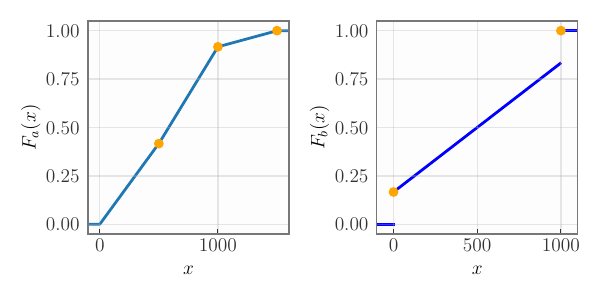

Recreate this plot in Python.
import numpy as np 
import matplotlib.pyplot as plt 
import sys
sys.path.append('..') 
from mpl_preamble import * 

def f1(x): 
    match x: 
        case _ if x < 0: 
            return 0 
        case _ if 0 <= x <= 500: 
            return 5 / 6 * (x / 1000) 
        case _ if 500 < x <= 1000: 
            return (x - 500) / 1000 * 1 / 6 + 5 / 6 * (x / 1000) 
        case _ if 1000 < x <= 1500: 
            return (x - 500) / 1000 * 1 / 6 + 5 / 6 
        case _ if x > 1500: 
            return 1 

def f2(x): 
    match x: 
        case _ if x < 0: 
            return 0 
        case _ if x <= 0: 
            return 1 / 6 
        case _ if 0 < x < 1000: 
            return 1 / 6 + 4 / 6 * (x / 1000) 
        case _ if x <= 1000: 
            return 2 / 6 + 4 / 6 * (x / 1000) 
        case _ if x > 1000: 
            return 1 

plt.figure(figsize=(6, 3)) 

plt.subplot(1, 2, 1) 
xs = np.linspace(-100, 1600, num=400) 
ys = [f1(x) for x in xs]
plt.plot(xs, ys, zorder=0) 
plt.scatter(
        [500, 1000, 1500], [f1(500), f1(1000), f1(1500)], color='orange'
)
plt.xlabel('$x$') 
plt.ylabel('$F_{a}(x)$') 
plt.xlim(-100, 1600) 

plt.subplot(1, 2, 2) 

xs = np.linspace(-100, 0, num=50, endpoint=False) 
print(xs) 
ys = [f2(x) for x in xs]
plt.plot(xs, ys, zorder=0, color='blue') 

xs = np.linspace(0, 1000, num=200, endpoint=False) 
ys = [f2(x) for x in xs] 
plt.plot(xs, ys, zorder=0, color='blue') 

xs = np.linspace(1000, 1100, num=50, endpoint=False) 
ys = [f2(x) for x in xs] 
plt.plot(xs, ys, zorder=0, color='blue') 

plt.scatter(
        [0, 1000], [f2(0), f2(1000)], color='orange'
)

plt.xlabel('$x$') 
plt.ylabel('$F_{b}(x)$') 
plt.xlim(-100, 1100) 

plt.tight_layout() 

plt.savefig('hw3.pdf') 

# plt.show() 

xs = np.linspace(0., 1., num=700) 
cdf = xs ** 2 
pdf = 2 * xs 

plt.clf() 

plt.subplot(1, 2, 1) 
plt.plot(xs, cdf) 
plt.title('$F_{Z}$') 
plt.xlabel('$z$') 
plt.subplot(1, 2, 2) 
plt.plot(xs, pdf) 
plt.title('$f_{Z}$') 
plt.xlabel('$z$') 
plt.savefig('hw3_uniform.pdf', bbox_inches='tight') 
plt.show() 
